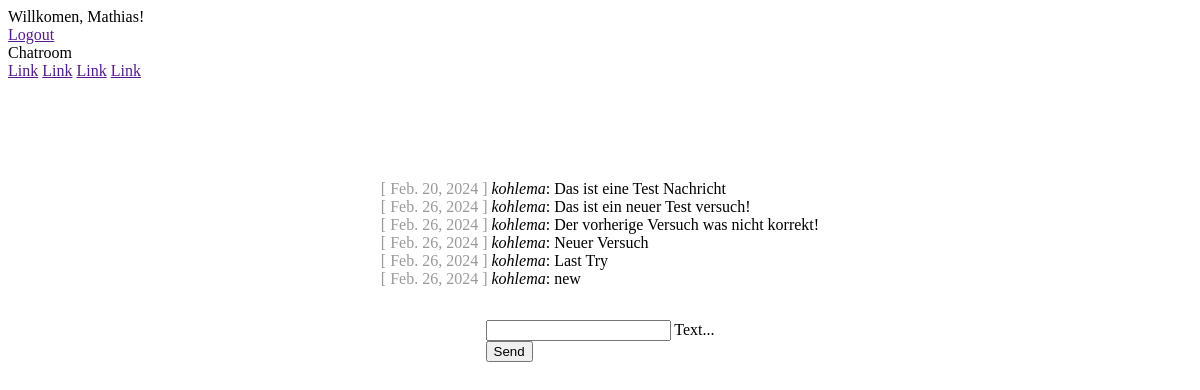
The app's page /chat/ (signed in), older data.
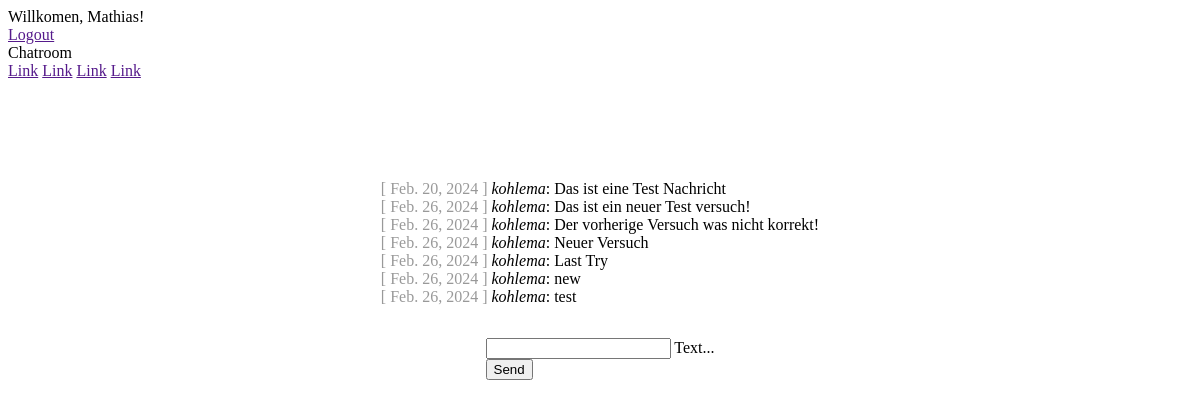
The same page, newer data.
### chat/models.py (models this page shows)
class Message(models.Model):
    text = models.CharField(max_length=500)
    created_at = models.DateField(default=date.today)
    chat = models.ForeignKey(Chat, on_delete=models.CASCADE, related_name='chat_message_set', default=None, blank=True, null=True)
    author = models.ForeignKey(settings.AUTH_USER_MODEL, on_delete=models.CASCADE, related_name='author_message_set')
    receiver = models.ForeignKey(settings.AUTH_USER_MODEL, on_delete=models.CASCADE, related_name='receiver_message_set')

### chat/views.py (the view, shortened to what this page needs)
# urls.py: path('chat/', index, name="chat"),
@login_required(login_url='/login/')                                #Verweist auf die Login Seite
def index(request):
    chat_messages = Message.objects.filter(chat__id=1)              #chat__id=1 = object__mit der id 1 => gibt ein Array zurück
    print(chat_messages)
    return render(
        request,
        'chat/index.html',
        {'chat_messages': chat_messages}
    )

### chat/templates/chat/index.html (shortened to what this page needs)
{% extends "base.html" %}
{% block content %} {% if request.user.is_authenticated %}
<div id="messageContainer">
	{% for message in chat_messages %}
	<div>
		<span class="color-gray">[ {{ message.created_at }} ]</span>
		<i>{{ message.author }}</i>: {{ message.text }}
	</div>
	{% endfor %}
</div>
<form class="form-style" onsubmit="sendMessage(); return false;" method="POST">
	<div class="mdl-textfield mdl-js-textfield mdl-textfield--floating-label">
		<input
			name="messagefield"
			class="mdl-textfield__input"
			type="text"
			id="messagefield"
		/>
		<label class="mdl-textfield__label" for="messagefield">Text...</label>
	</div>
	<button
		class="mdl-button mdl-js-button mdl-button--raised mdl-js-ripple-effect mdl-button--accent"
	>
		Send
	</button>
</form>
{% else %}
<h1>Not logged in!</h1>
<p>
	You are not logged in. Please log in.<br />
	Please follow the Link for <a href="{% url 'login' %}">Login</a>.
</p>
{% endif %} {% endblock %}

Row changes from the older to the newer data that the page shows:
added Message: created_at "Feb. 26, 2024", author "kohlema", text "test"
